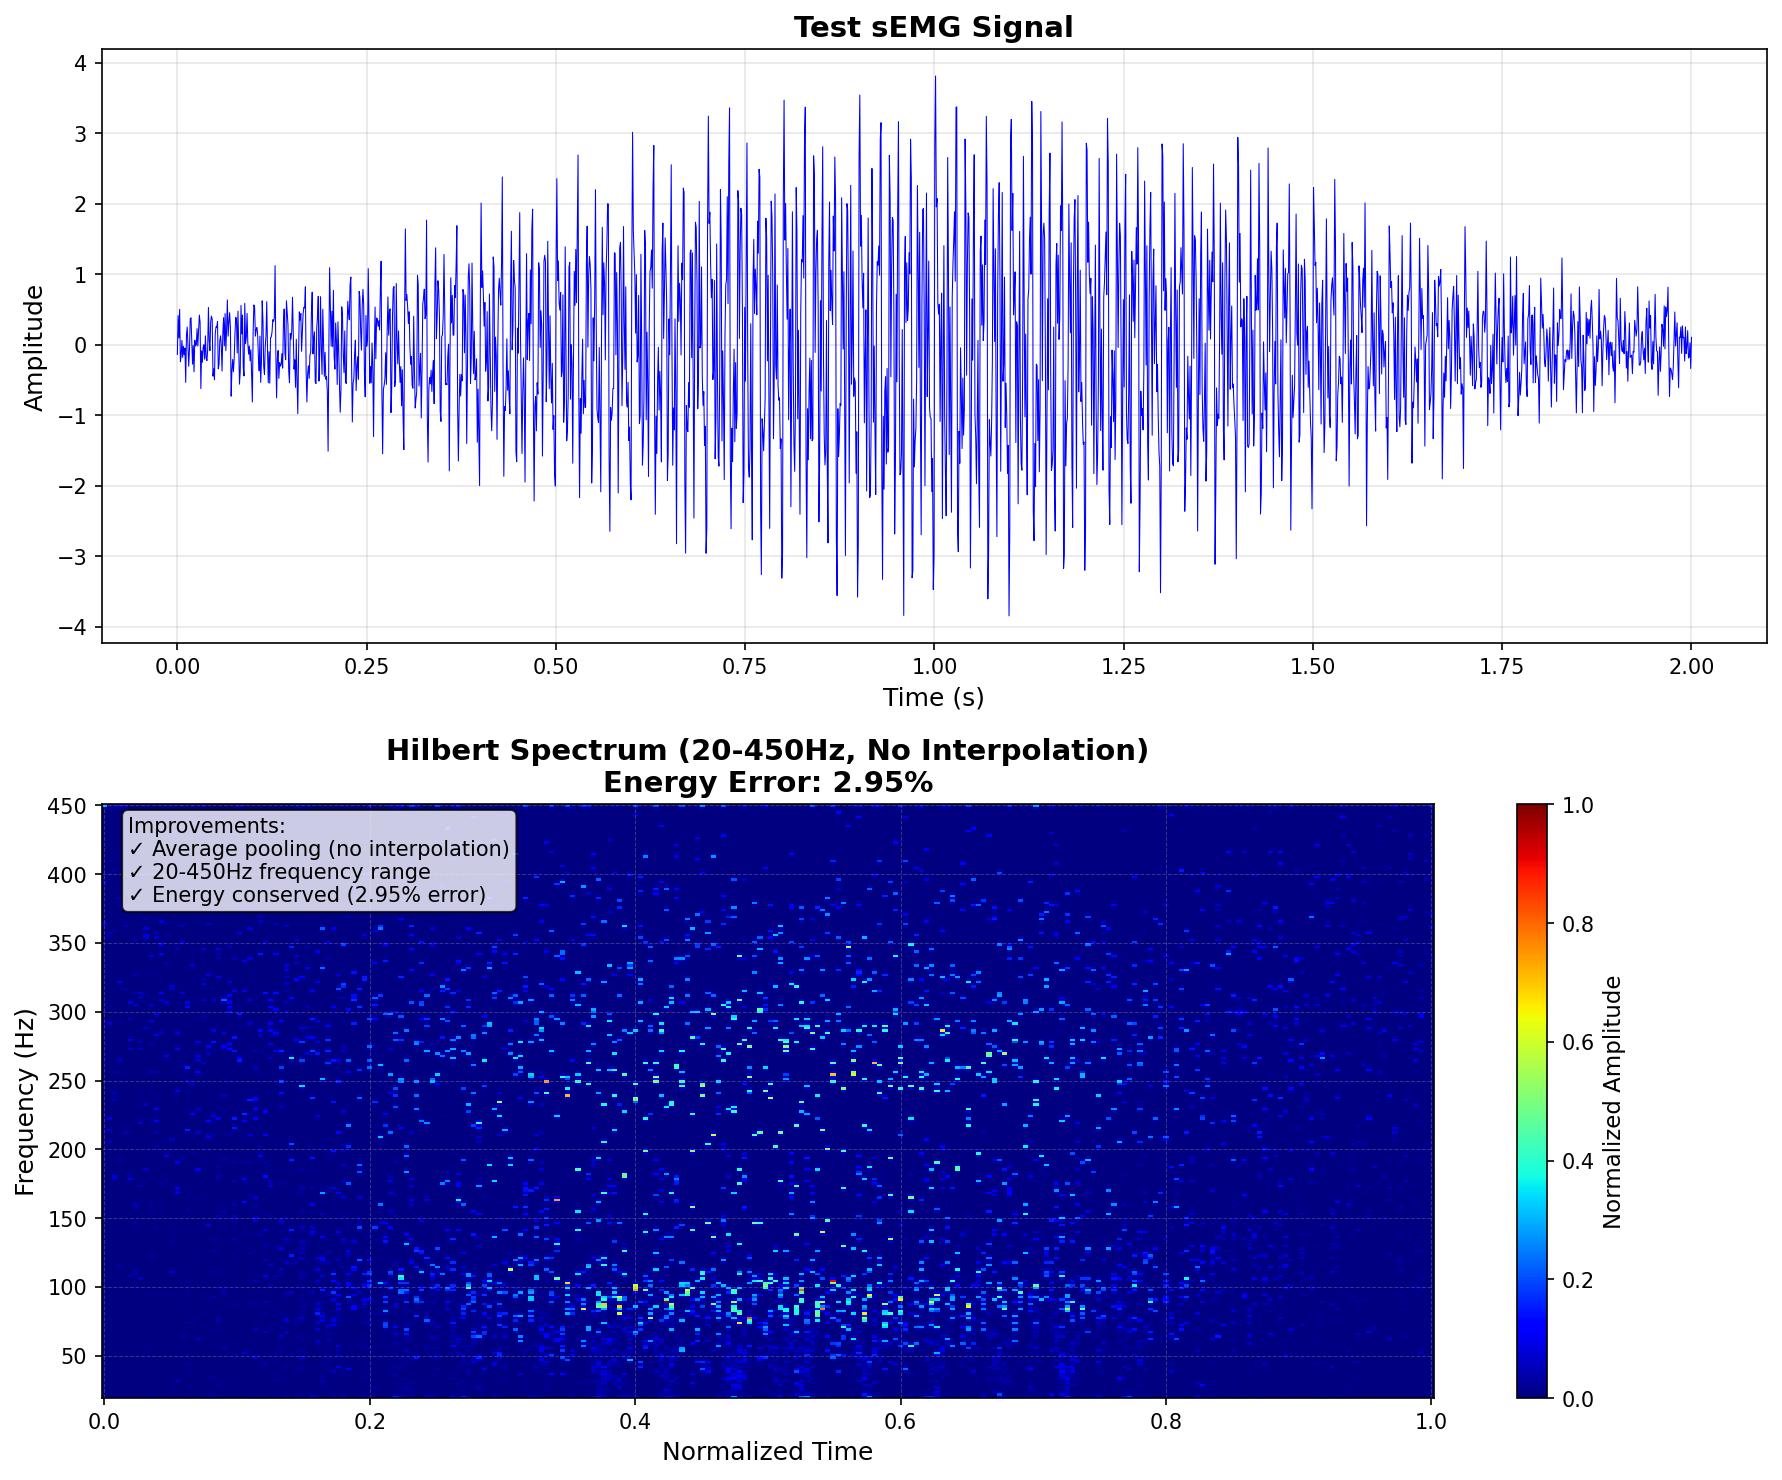

The Python source for this figure:
"""
Demo script showing the HHT improvements in action.

This demonstrates:
1. Creating a test sEMG signal
2. Computing Hilbert spectrum with new method (20-450Hz, average pooling)
3. Visualizing the results
"""

import numpy as np
import matplotlib.pyplot as plt
import sys
sys.path.insert(0, '/home/runner/work/sEMG-pre-processing/sEMG-pre-processing')

from semg_preprocessing.hht import (
    compute_hilbert_spectrum_production,
    SEMG_LOW_FREQ_CUTOFF,
    SEMG_HIGH_FREQ_CUTOFF,
)

print("="*70)
print("HHT Algorithm Improvements Demonstration")
print("="*70)

# Create a realistic sEMG-like signal
print("\n1. Creating test sEMG signal...")
fs = 1000.0  # 1000 Hz sampling rate
duration = 2.0  # 2 seconds
t = np.linspace(0, duration, int(fs * duration))

# Create signal with components in valid sEMG range (20-450Hz)
# Simulate muscle fiber firing patterns
signal = np.zeros_like(t)
for freq in [50, 80, 120, 180, 250, 350]:  # Different motor unit frequencies
    signal += np.sin(2 * np.pi * freq * t) * np.exp(-((t - 1.0)**2) / 0.5)

# Add realistic noise
signal += 0.2 * np.random.randn(len(signal))

print(f"   Signal duration: {duration}s")
print(f"   Sampling rate: {fs}Hz")
print(f"   Signal length: {len(signal)} samples")

# Compute Hilbert spectrum
print("\n2. Computing Hilbert spectrum with improved method...")
spectrum, time_axis, freq_axis, validation_info = compute_hilbert_spectrum_production(
    signal, fs, 
    n_freq_bins=256, 
    target_length=256,
    validate_energy=True
)

print(f"   Spectrum shape: {spectrum.shape}")
print(f"   Time axis: {time_axis[0]:.3f} to {time_axis[-1]:.3f} (normalized)")
print(f"   Frequency axis: {freq_axis[0]:.1f}Hz to {freq_axis[-1]:.1f}Hz")
print(f"   Energy error: {validation_info['energy_error']:.4f} ({validation_info['energy_error']*100:.2f}%)")
print(f"   Energy conservation: {'✓ PASS' if validation_info['energy_conservation_ok'] else '✗ FAIL'}")

# Create visualization
print("\n3. Creating visualization...")
fig, axes = plt.subplots(2, 1, figsize=(12, 10))

# Plot 1: Original signal
axes[0].plot(t, signal, 'b-', linewidth=0.5)
axes[0].set_xlabel('Time (s)', fontsize=12)
axes[0].set_ylabel('Amplitude', fontsize=12)
axes[0].set_title('Test sEMG Signal', fontsize=14, fontweight='bold')
axes[0].grid(True, alpha=0.3)

# Plot 2: Hilbert Spectrum
im = axes[1].pcolormesh(
    time_axis, 
    freq_axis, 
    spectrum,
    shading='auto',
    cmap='jet'
)
axes[1].set_xlabel('Normalized Time', fontsize=12)
axes[1].set_ylabel('Frequency (Hz)', fontsize=12)
axes[1].set_title(
    f'Hilbert Spectrum (20-450Hz, No Interpolation)\nEnergy Error: {validation_info["energy_error"]*100:.2f}%',
    fontsize=14, fontweight='bold'
)
axes[1].grid(True, alpha=0.3, linestyle='--', linewidth=0.5)

# Add colorbar
cbar = fig.colorbar(im, ax=axes[1])
cbar.set_label('Normalized Amplitude', fontsize=11)

# Add text annotations
axes[1].text(
    0.02, 0.98, 
    'Improvements:\n' +
    '✓ Average pooling (no interpolation)\n' +
    '✓ 20-450Hz frequency range\n' +
    f'✓ Energy conserved ({validation_info["energy_error"]*100:.2f}% error)',
    transform=axes[1].transAxes,
    fontsize=10,
    verticalalignment='top',
    bbox=dict(boxstyle='round', facecolor='white', alpha=0.8)
)

plt.tight_layout()
plt.savefig('demo_hht_improvements.png', dpi=150, bbox_inches='tight')
print(f"   ✓ Visualization saved to: demo_hht_improvements.png")

print("\n" + "="*70)
print("Demo Complete!")
print("="*70)
print("\nKey Improvements Demonstrated:")
print("  1. Frequency axis maps to 20-450Hz (valid sEMG range)")
print("  2. Average pooling used instead of interpolation")
print("  3. Energy conservation validated")
print("  4. Original signal processed at full resolution, then pooled")
print("="*70)
